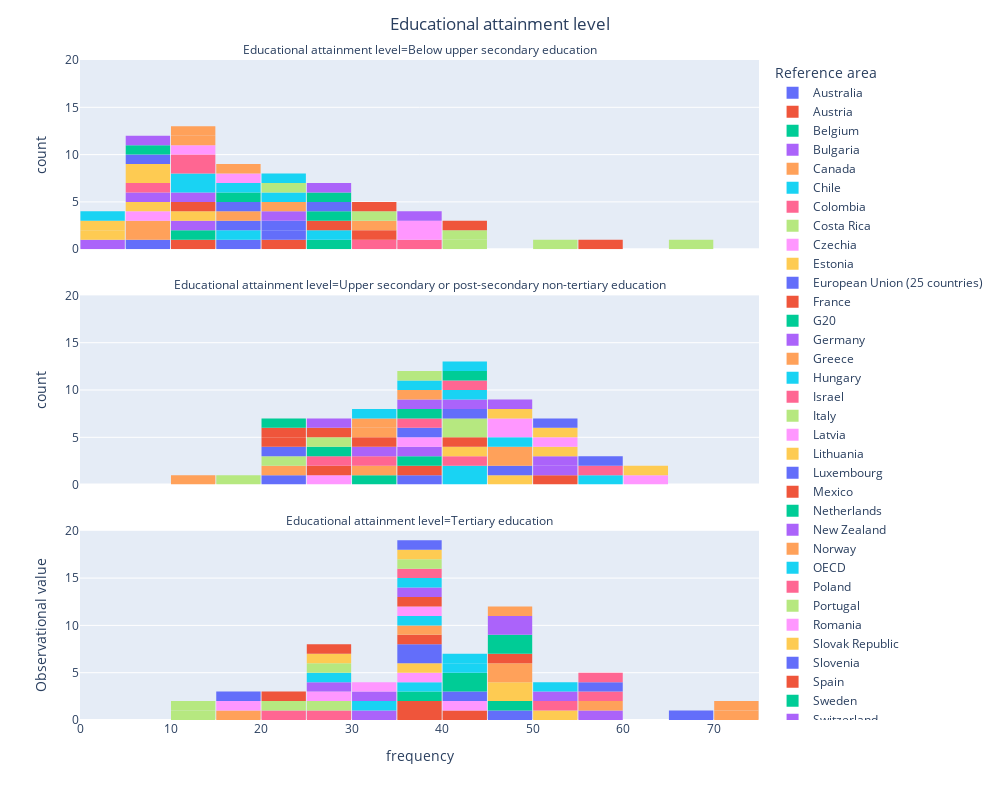

Notebook source saved alongside this figure:
### Code cell
fig = px.histogram(DF,
                 x='OBS_VALUE',
                 nbins=15,
                 facet_col= 'Educational attainment level',
                 facet_col_wrap=1,
                  color='Reference area')

fig.update_layout(bargap=0.02,
                  title='Educational attainment level',
                  title_x=0.5,
                  xaxis_title="frequency",
                  yaxis_title="Observational value",
                  autosize=False,
                  width=1000,
                  height=800)

fig.show()
